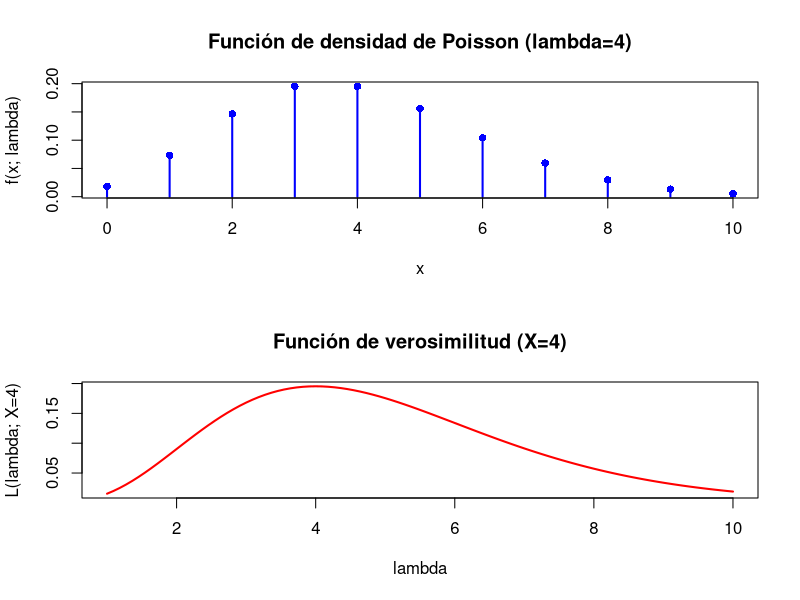

Write R code to recreate this figure.
## ---- chunk 1
set.seed(123)  # Fijar la semilla para reproducibilidad

# Parámetros
n <- 10  # Tamaño de la muestra
replicas <- 1000  # Número de simulaciones

# Simulaciones
simulaciones <- replicate(replicas, {
  muestra <- runif(n, min = 0, max = 1)
  c(max(muestra), 2 * mean(muestra))  # Calculamos los dos estimadores
})

# Convertimos simulaciones en una matriz
simulaciones <- t(simulaciones)

# Calculamos los valores promedio de los estimadores
promedios <- colMeans(simulaciones)

# Mostramos los resultados
promedios
## ---- chunk 2
# Calcular la varianza de cada estimador
varianzas <- apply(simulaciones, 2, var)

# Mostramos las varianzas estimadas
varianzas
## ---- chunk 3
eficiencia <- varianzas[2] / varianzas[1]
eficiencia
## ---- chunk 4
# Parámetros
set.seed(123)
theta <- 2   # Verdadera esperanza (1 / lambda)
n_sim <- 10000 # Número de simulaciones
sample_sizes <- c(1, 5, 10, 50, 100) # Tamaños muestrales

# Simulación usando la funcion rexp
results <- data.frame()
for (n in sample_sizes) {
  estimates <- replicate(n_sim, {
    sample <- rexp(n, rate = 1 / theta)
    c(theta1 = sample[1], theta2 = mean(sample))
  })
  
  # Varianzas y medias
  var_theta1 <- var(estimates["theta1", ])
  var_theta2 <- var(estimates["theta2", ])
  mean_theta1 <- mean(estimates["theta1", ])
  mean_theta2 <- mean(estimates["theta2", ])
  
  results <- rbind(results, data.frame(
    n = n,
    mean_theta1 = mean_theta1,
    var_theta1 = var_theta1,
    mean_theta2 = mean_theta2,
    var_theta2 = var_theta2
  ))
}

results
## ---- chunk 5
# Función de densidad de probabilidad
x_vals <- 0:10
lambda_fixed <- 4
density_vals <- dpois(x_vals, lambda_fixed)

# Función de verosimilitud
lambda_vals <- seq(1, 10, length.out = 100)
x_fixed <- 4
likelihood_vals <- (lambda_vals^x_fixed * exp(-lambda_vals)) / factorial(x_fixed)

opt <-par(mfrow=c(2,1))
plot(x_vals, density_vals, 
     type = "h", lwd = 2, col = "blue",
     xlab = "x", ylab = "f(x; lambda)",
     main = "Función de densidad de Poisson (lambda=4)")
points(x_vals, density_vals, pch = 16, col = "blue")


# Gráfico de la función de verosimilitud
plot(lambda_vals, likelihood_vals, type = "l", lwd = 2, col = "red",
     xlab = "lambda", ylab = "L(lambda; X=4)", main = "Función de verosimilitud (X=4)")

par(opt)
